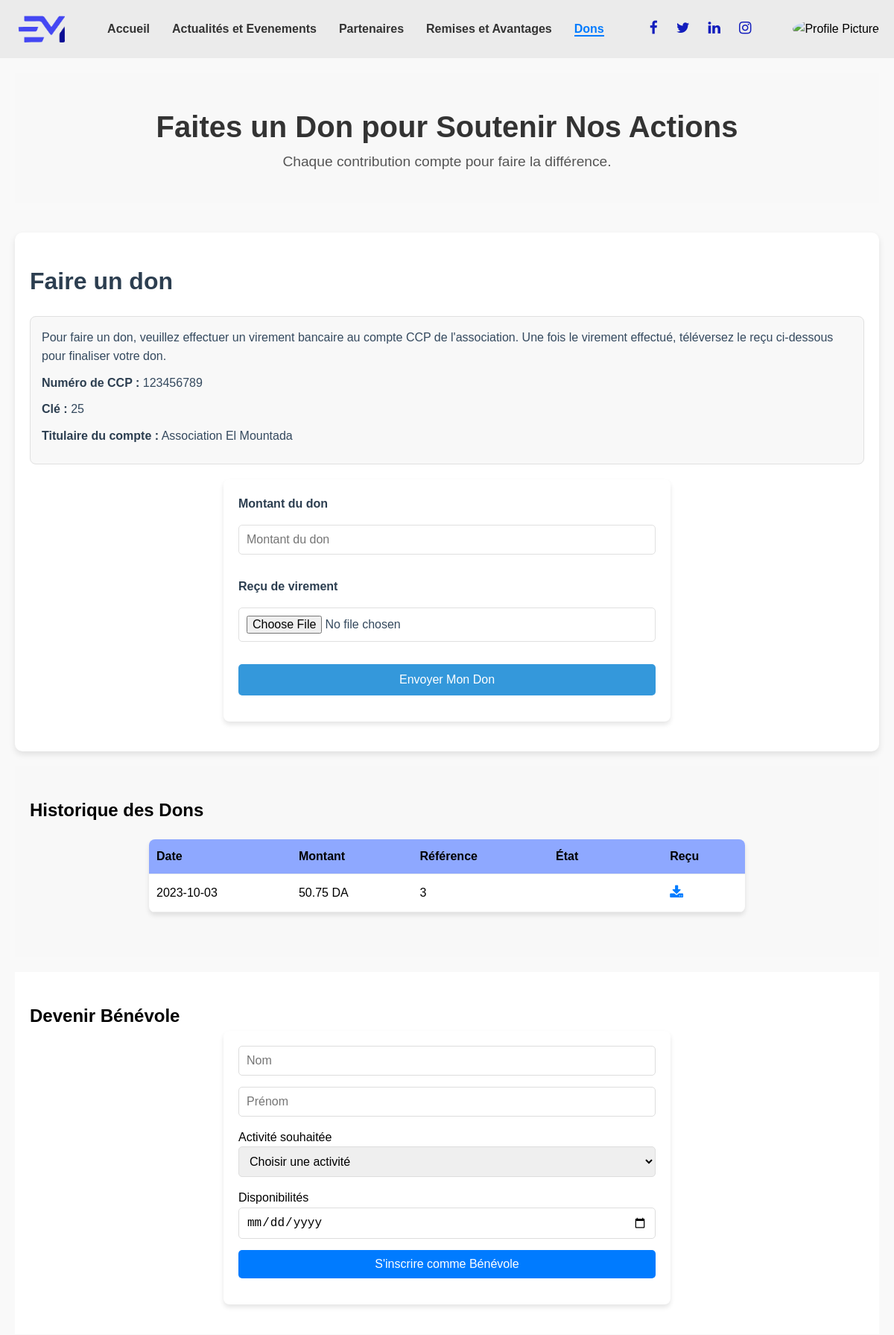
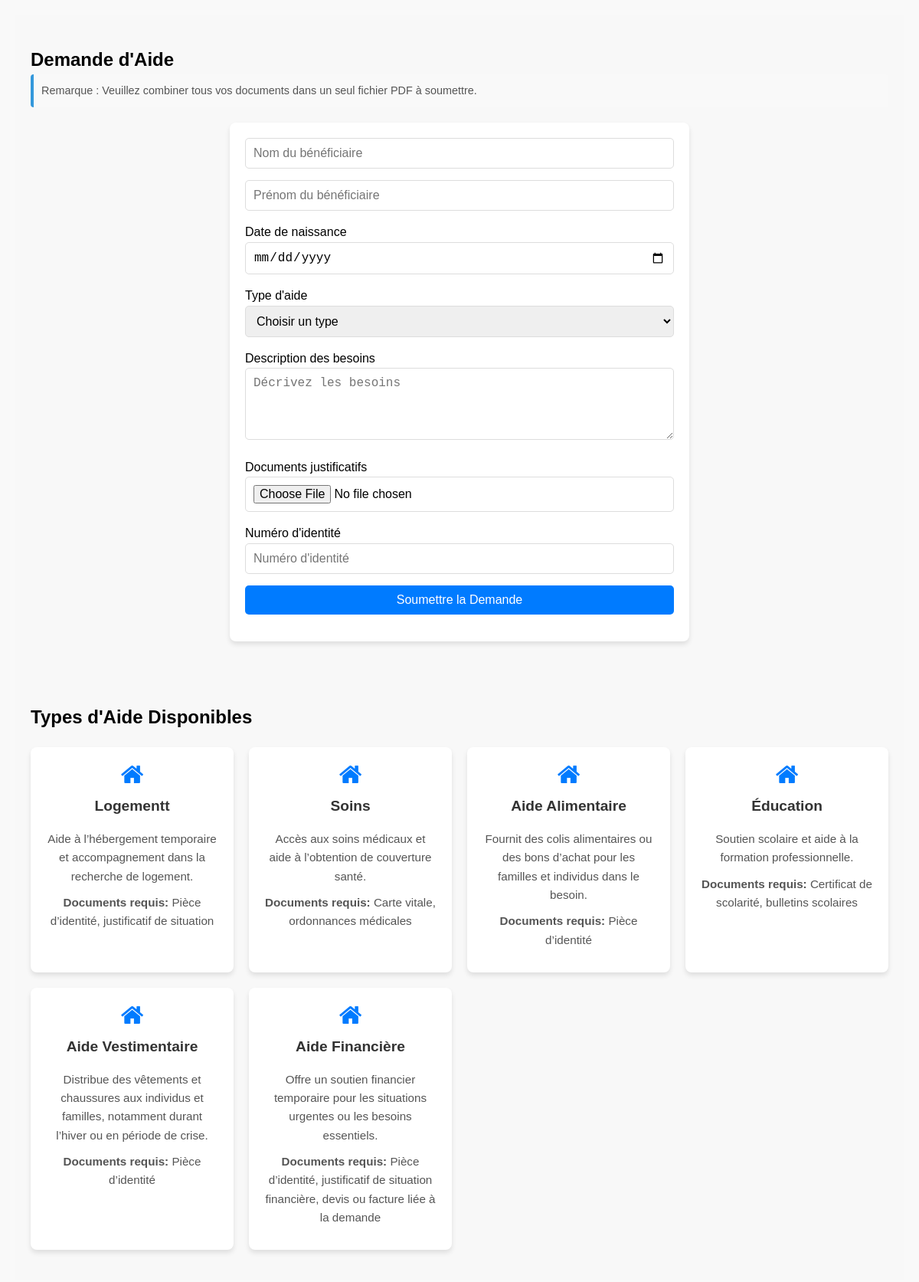
/views/Membre/dons.php (signed in, upper part), run on the app's committed database (2 pictures, top to bottom).
### tables this page shows
CREATE TABLE IF NOT EXISTS `dons` (
  `id` int NOT NULL AUTO_INCREMENT,
  `id_membre` int DEFAULT NULL,
  `montant` decimal(10,2) NOT NULL,
  `recu` text,
  `date_don` date NOT NULL,
  `cree_le` timestamp NULL DEFAULT CURRENT_TIMESTAMP,
  `modifie_le` timestamp NULL DEFAULT CURRENT_TIMESTAMP ON UPDATE CURRENT_TIMESTAMP,
  `statut` enum('En attente','Validé','Rejeté') DEFAULT 'En attente',
  PRIMARY KEY (`id`),
  KEY `id_membre` (`id_membre`)
);

CREATE TABLE IF NOT EXISTS `types_aide` (
  `id` int NOT NULL AUTO_INCREMENT,
  `type_aide` varchar(100) NOT NULL,
  `description` text NOT NULL,
  `documents_necessaires` text NOT NULL,
  `cree_le` timestamp NULL DEFAULT CURRENT_TIMESTAMP,
  `modifie_le` timestamp NULL DEFAULT CURRENT_TIMESTAMP ON UPDATE CURRENT_TIMESTAMP,
  PRIMARY KEY (`id`)
);

### controllers/DonController.php (called while the page is built, shortened)
<?php
require_once __DIR__ . '/../models/db.php';
class DonController {
    private $conn;
    public function __construct() {
        $database = new Database();
        $this->conn = $database->connect();
    }
    public function getUserDonations($userId) {
        $query = "SELECT id, montant, date_don, statut, recu
                  FROM dons
                  WHERE id_membre = :id_membre
                  ORDER BY date_don DESC";
        $stmt = $this->conn->prepare($query);
        $stmt->bindParam(':id_membre', $userId);
        $stmt->execute();
        return $stmt->fetchAll(PDO::FETCH_ASSOC);
    }
}
?>

### models/db.php (called while the page is built, shortened)
<?php
class Database {
    private $host = 'localhost';
    private $db_name = 'elmountada';
    private $username = 'root';
    private $password = '';
    public function connect() {
        $this->conn = null;
        try {
            $this->conn = new PDO("mysql:host={$this->host};dbname={$this->db_name}", $this->username, $this->password);
            $this->conn->setAttribute(PDO::ATTR_ERRMODE, PDO::ERRMODE_EXCEPTION);
        } catch (PDOException $e) {
            echo "Connection error: " . $e->getMessage();
        }
        return $this->conn;
    }
}
?>

### controllers/AideController.php (called while the page is built, shortened)
<?php
require_once __DIR__ . '/../models/Aide.php';
require_once __DIR__ . '/../models/db.php';
class AideController {
    private $aide;
    public function __construct() {
        $database = new Database();
        $db = $database->connect();
        $this->aide = new Aide($db);
    }
    public function getTypesAide() {
        $result = $this->aide->lire();
        return $result->fetchAll(PDO::FETCH_ASSOC);
    }
}
?>

### models/Aide.php (called while the page is built, shortened)
<?php
class Aide {
    private $conn;
    private $table = 'types_aide';
    public function __construct($db) {
        $this->conn = $db;
    }
    public function lire() {
        $query = 'SELECT * FROM ' . $this->table;
        $stmt = $this->conn->prepare($query);
        $stmt->execute();
        return $stmt;
    }
}
?>

### views/Membre/dons.php (the view, shortened to what this page needs)
<?php
$isUserLoggedIn = isset($_SESSION['user_id']);
require_once __DIR__ . '/../../controllers/AideController.php';
require_once __DIR__ . '/../../controllers/DonController.php';
$aideController = new AideController();
$types_aide = $aideController->getTypesAide();
if ($isUserLoggedIn) {
    require_once __DIR__ . '/../../controllers/DonController.php';
    $donController = new DonController();
    $dons = $donController->getUserDonations($_SESSION['user_id']);
}
?>
<!DOCTYPE html>
<html lang="en">
<head>
    <link rel="stylesheet" href="styles.css">
    <link rel="stylesheet" href="https://cdnjs.cloudflare.com/ajax/libs/font-awesome/4.7.0/css/font-awesome.min.css">
</head>
<body>
    <?php include 'navbar.php'; ?>
   <main class="donations-page">
        <section class="donations-header">
            <h1>Faites un Don pour Soutenir Nos Actions</h1>
            <p>Chaque contribution compte pour faire la différence.</p>
        </section>
<section class="make-donation-section">
    <h2>Faire un don</h2>
    <div class="donation-instructions">
        <p>
            Pour faire un don, veuillez effectuer un virement bancaire au compte CCP de l'association.
            Une fois le virement effectué, téléversez le reçu ci-dessous pour finaliser votre don.
        </p>
        <p><strong>Numéro de CCP :</strong> 123456789</p>
            <p><strong>Clé :</strong> 25</p>
            <p><strong>Titulaire du compte :</strong> Association El Mountada</p>
    </div>
    <form class="donation-form" action="" method="POST" enctype="multipart/form-data">
        <label for="donation-amount">Montant du don</label>
        <input type="number" id="donation-amount" name="montant" placeholder="Montant du don" required>
        <label for="donation-document">Reçu de virement</label>
        <input type="file" id="donation-document" name="recu" accept=".pdf,.jpg,.png" required>
        <button type="submit" class="donation-submit-btn">Envoyer Mon Don</button>
    </form>
</section>
<?php if ($isUserLoggedIn): ?>
    <section class="donation-history-section">
        <h2>Historique des Dons</h2>
        <table class="table">
            <thead>
                <tr>
                    <th>Date</th>
                    <th>Montant</th>
                    <th>Référence</th>
                    <th>État</th>
                    <th>Reçu</th>
                </tr>
            </thead>
            <tbody>
                <?php if (!empty($dons)): ?>
                    <?php foreach ($dons as $don): ?>
                        <tr>
                            <td><?php echo htmlspecialchars($don['date_don']); ?></td>
                            <td><?php echo htmlspecialchars($don['montant']); ?> DA</td>
                            <td><?php echo htmlspecialchars($don['id']); ?></td>
                            <td>
                                <span class="status <?php echo htmlspecialchars(strtolower($don['statut'])); ?>">
                                </span>
                            </td>
                            <td>
                                <a href="<?php echo htmlspecialchars($don['recu']); ?>" class="download-receipt" download>
                                    <i class="fa fa-download"></i>
                                </a>
                            </td>
                        </tr>
                    <?php endforeach; ?>
                <?php else: ?>
                    <tr>
                        <td colspan="5">Aucun don enregistré pour le moment.</td>
                    </tr>
                <?php endif; ?>
            </tbody>
        </table>
    </section>
<?php endif; ?>
<?php if ($isUserLoggedIn): ?>
    <section class="volunteer-section">
        <h2>Devenir Bénévole</h2>
        <form class="volunteer-form" id="volunteerForm">
            <div class="form-group">
                <input type="text" name="nom" placeholder="Nom" required>
                <input type="text" name="prenom" placeholder="Prénom" required>
            </div>
            <label for="activity">Activité souhaitée</label>
            <select id="activity" name="evenement" required>
                <option value="" disabled selected>Choisir une activité</option>
            </select>
            <label for="availability">Disponibilités</label>
            <input type="date" id="availability" name="date_disponibilite" required>
            <button type="submit" class="volunteer-submit-btn">S'inscrire comme Bénévole</button>
        </form>
    </section>
<?php endif; ?>
<section class="assistance-request-section">
    <h2>Demande d'Aide</h2>
    <p class="remarque">Remarque : Veuillez combiner tous vos documents dans un seul fichier PDF à soumettre.</p>
    <form id="assistanceForm" class="assistance-form" enctype="multipart/form-data">
        <div class="form-group">
            <input type="text" name="nom" placeholder="Nom du bénéficiaire" required>
            <input type="text" name="prenom" placeholder="Prénom du bénéficiaire" required>
        </div>
        <label for="birth-date">Date de naissance</label>
        <input type="date" id="birth-date" name="date_naissance" required>
        <label for="aid-type">Type d'aide</label>
        <select id="aid-type" name="type_aide" required>
            <option value="" disabled selected>Choisir un type</option>
        </select>
        <label for="needs-description">Description des besoins</label>
        <textarea id="needs-description" name="description" rows="4" placeholder="Décrivez les besoins" required></textarea>
        <label for="assistance-document">Documents justificatifs</label>
        <input type="file" id="assistance-document" name="fichier" required>
        <label for="numero-identite">Numéro d'identité</label>
        <input type="text" id="numero-identite" name="numero_identite" placeholder="Numéro d'identité" required>
        <button type="submit" class="assistance-submit-btn">Soumettre la Demande</button>
    </form>
</section>
        <section class="aid-types-section">
            <h2>Types d'Aide Disponibles</h2>
            <div class="aid-types-grid">
                <?php if (!empty($types_aide)): ?>
                    <?php foreach ($types_aide as $aide): ?>
                        <div class="aid-card">
                            <h3><i class="fa fa-home"></i> <?php echo htmlspecialchars($aide['type_aide']); ?></h3>
                            <p><?php echo htmlspecialchars($aide['description']); ?></p>
                            <p><strong>Documents requis:</strong> <?php echo htmlspecialchars($aide['documents_necessaires']); ?></p>
                        </div>
                    <?php endforeach; ?>
                <?php else: ?>
                    <p>Aucun type d'aide disponible pour le moment.</p>
                <?php endif; ?>
            </div>
        </section>
    </main>
    <?php include 'footer.php'; ?>
</body>
</html>

### views/Membre/styles.css (style rules this page uses)
* { margin: 0; padding: 0; box-sizing: border-box; }
body { font-family: Arial, sans-serif; line-height: 1.6; }
.donations-page { padding: 20px; background-color: #f9f9f9; }
.donations-header { text-align: center; margin-bottom: 40px; }
.donations-header h1 { font-size: 2.5rem; color: #333; }
.donations-header p { font-size: 1.2rem; color: #555; }
.donations-page section { padding: 40px 20px; }
.donations-page section:nth-child(odd) { background-color: #f8f8f8; }
.donations-page section:nth-child(even) { background-color: #ffffff; }
.donations-page section + section { margin-top: 20px; }
form { max-width: 600px; margin: 0 auto; background: #fff; padding: 20px; border-radius: 8px; box-shadow: 0 4px 6px rgba(0, 0, 0, 0.1); }
form input, form select, form textarea, form button { width: 100%; padding: 10px; margin-bottom: 15px; border: 1px solid #ddd; border-radius: 5px; font-size: 1rem; }
form button { background-color: #007bff; color: #fff; border: none; cursor: pointer; font-size: 1rem; transition: background-color 0.3s ease; }
.table { width: 90%; max-width: 800px; margin: 20px auto; border-collapse: collapse; background-color: #fff; border-radius: 8px; overflow: hidden; box-shadow: 0 4px 6px rgba(0, 0, 0, 0.1); }
.table th, .table td { padding: 10px; text-align: left; border-bottom: 1px solid #ececec; }
.table th { background-color: #8ea8ff; font-weight: bold; }
.status { padding: 5px 10px; border-radius: 5px; color: #fff; font-weight: bold; }
.download-receipt { color: #007bff; text-decoration: none; font-size: 1.2rem; }
.aid-types-grid { display: grid; grid-template-columns: repeat(auto-fit, minmax(250px, 1fr)); gap: 20px; margin-top: 20px; }
.aid-card { background: #fff; padding: 20px; border-radius: 8px; box-shadow: 0 4px 6px rgba(0, 0, 0, 0.1); text-align: center; }
.aid-card h3 { margin-bottom: 15px; color: #333; font-size: 1.2rem; }
.aid-card p { font-size: 0.95rem; color: #555; margin-bottom: 10px; }
.aid-card i { font-size: 2rem; color: #007bff; margin-bottom: 10px; display: block; }
.make-donation-section { background-color: #ffffff; padding: 20px; border-radius: 10px; box-shadow: 0 4px 8px rgba(0, 0, 0, 0.1); margin-bottom: 20px; }
.make-donation-section h2 { font-size: 2rem; color: #2c3e50; margin-bottom: 20px; }
.donation-instructions { background-color: #f8f8f8; padding: 15px; border-radius: 8px; margin-bottom: 20px; border: 1px solid #e0e0e0; }
.donation-instructions p { font-size: 1rem; color: #34495e; line-height: 1.6; margin-bottom: 10px; }
.donation-instructions strong { color: #2c3e50; }
.donation-form { display: flex; flex-direction: column; gap: 15px; }
.donation-form label { font-size: 1rem; color: #2c3e50; font-weight: bold; }
.donation-form input[type="number"], .donation-form input[type="file"] { padding: 10px; border: 1px solid #e0e0e0; border-radius: 5px; font-size: 1rem; color: #34495e; background-color: #ffffff; }
.donation-submit-btn { padding: 12px 20px; background-color: #3498db; color: #ffffff; border: none; border-radius: 5px; font-size: 1rem; cursor: pointer; transition: background-color 0.3s ease; }
.status { padding: 5px 10px; border-radius: 5px; font-size: 0.9rem; color: #fff; }

### views/Membre/dons.php (style rules this page uses)
.make-donation-section { background-color: #ffffff; padding: 20px; border-radius: 10px; box-shadow: 0 4px 8px rgba(0, 0, 0, 0.1); margin-bottom: 20px; }
.make-donation-section h2 { font-size: 2rem; color: #2c3e50; margin-bottom: 20px; }
.donation-instructions { background-color: #f8f8f8; padding: 15px; border-radius: 8px; margin-bottom: 20px; border: 1px solid #e0e0e0; }
.donation-instructions p { font-size: 1rem; color: #34495e; line-height: 1.6; margin-bottom: 10px; }
.donation-instructions strong { color: #2c3e50; }
.donation-form { display: flex; flex-direction: column; gap: 15px; }
.donation-form label { font-size: 1rem; color: #2c3e50; font-weight: bold; }
.donation-form input[type="number"], .donation-form input[type="file"] { padding: 10px; border: 1px solid #e0e0e0; border-radius: 5px; font-size: 1rem; color: #34495e; background-color: #ffffff; }
.donation-submit-btn { padding: 12px 20px; background-color: #3498db; color: #ffffff; border: none; border-radius: 5px; font-size: 1rem; cursor: pointer; transition: background-color 0.3s ease; }
.remarque { font-size: 0.9rem; color: #555; background-color: #f9f9f9; padding: 10px; border-left: 4px solid #3498db; margin-bottom: 20px; border-radius: 4px; }

### data on the page
dons: date_don "2023-10-03", montant "50.75", id "3"
types_aide: type_aide "Logementt", description "Aide à l’hébergement temporaire et accompagnement dans la recherche de logement.", documents_necessaires "Pièce d’identité, justificatif de situation"
types_aide: type_aide "Soins", description "Accès aux soins médicaux et aide à l’obtention de couverture santé.", documents_necessaires "Carte vitale, ordonnances médicales"
types_aide: type_aide "Aide Alimentaire", description "Fournit des colis alimentaires ou des bons d’achat pour les familles et individus dans le besoin.", documents_necessaires "Pièce d’identité"
types_aide: type_aide "Éducation", description "Soutien scolaire et aide à la formation professionnelle.", documents_necessaires "Certificat de scolarité, bulletins scolaires"
types_aide: type_aide "Aide Vestimentaire", description "Distribue des vêtements et chaussures aux individus et familles, notamment durant l’hiver ou en période de crise.", documents_necessaires "Pièce d’identité"
types_aide: type_aide "Aide Financière", description "Offre un soutien financier temporaire pour les situations urgentes ou les besoins essentiels.", documents_necessaires "Pièce d’identité, justificatif de situation financière, devis ou facture liée à la demande"
